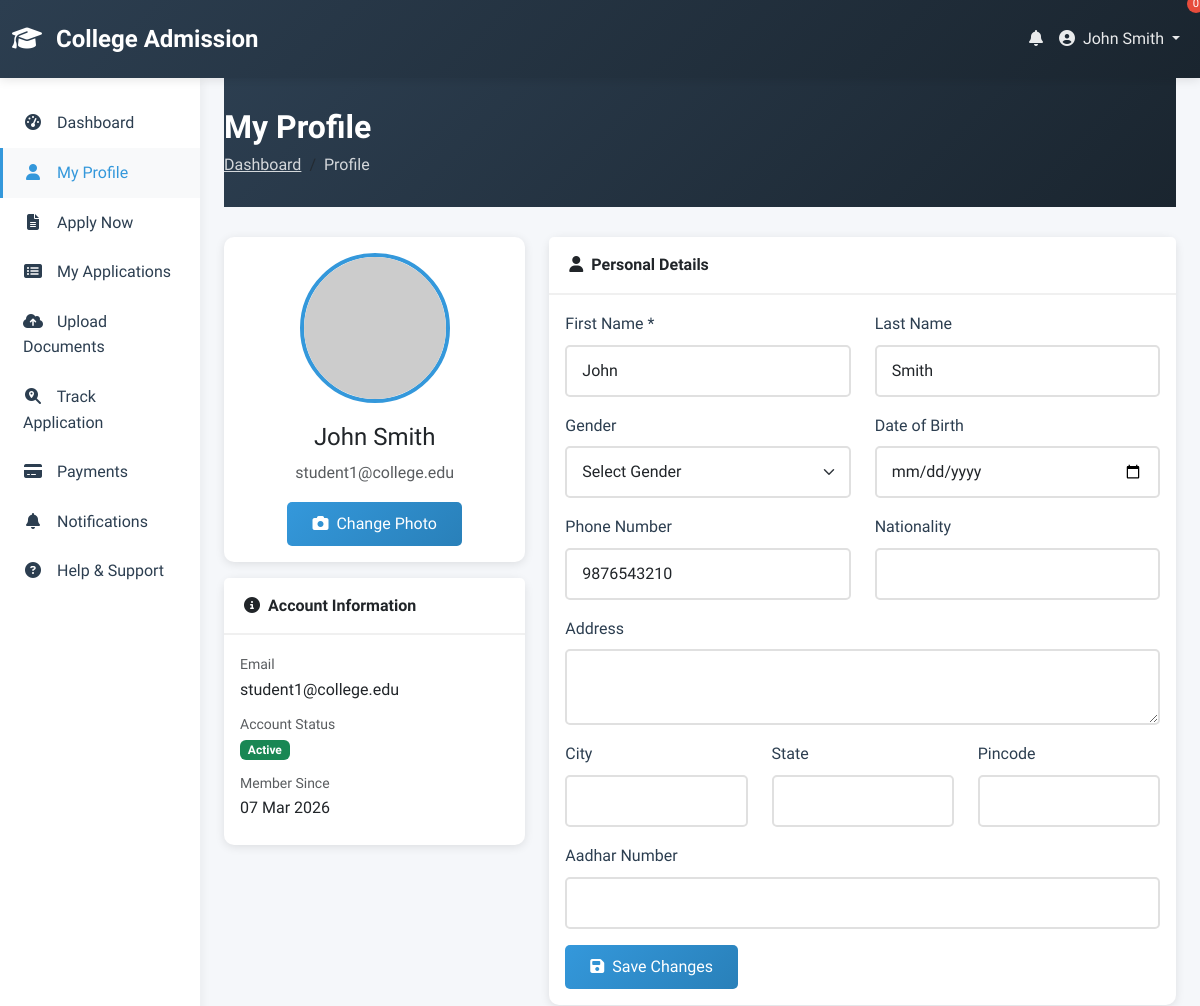
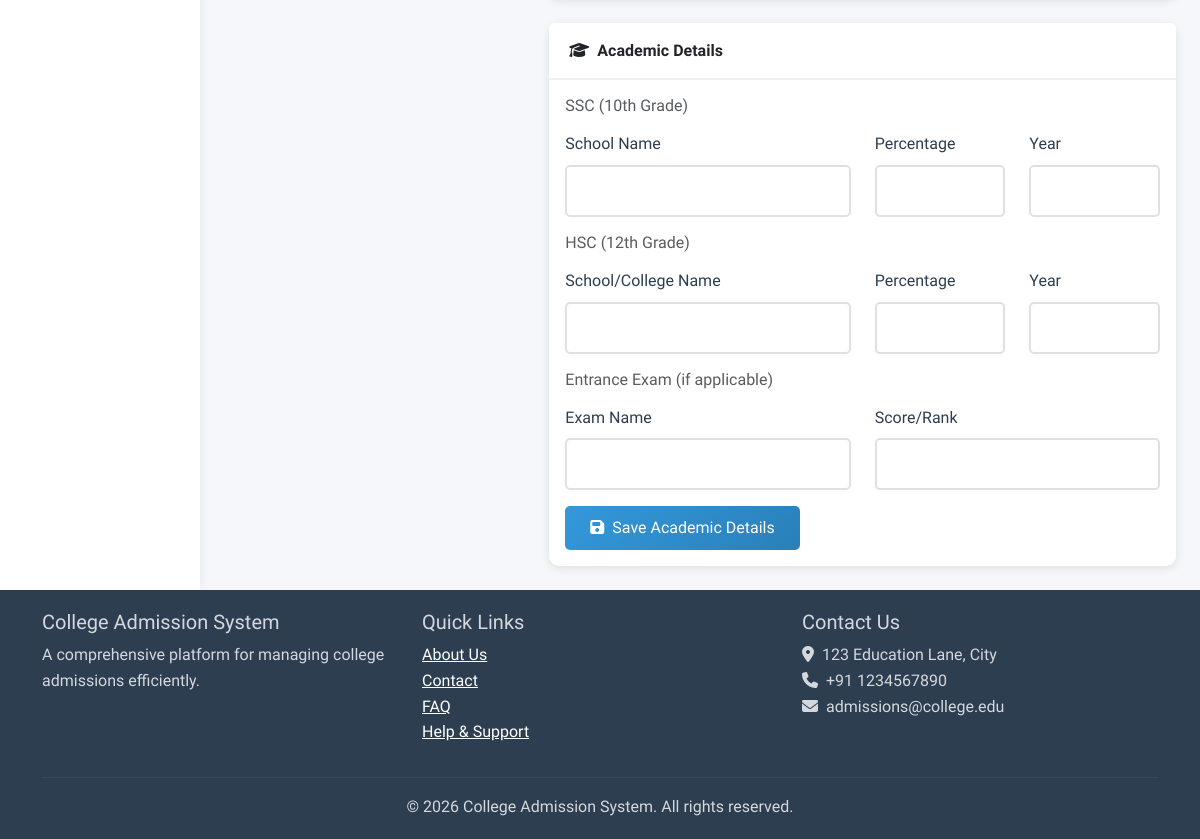
/student/profile.php (signed in), run on the app's committed database (2 pictures, top to bottom).
### tables this page shows
CREATE TABLE IF NOT EXISTS user_profiles (
    id INT PRIMARY KEY AUTO_INCREMENT,
    user_id INT NOT NULL,
    first_name VARCHAR(100) NOT NULL,
    last_name VARCHAR(100),
    gender ENUM('male', 'female', 'other'),
    date_of_birth DATE,
    phone VARCHAR(20),
    address TEXT,
    city VARCHAR(100),
    state VARCHAR(100),
    pincode VARCHAR(20),
    nationality VARCHAR(50),
    aadhar_number VARCHAR(20),
    profile_image VARCHAR(255),
    created_at TIMESTAMP DEFAULT CURRENT_TIMESTAMP,
    updated_at TIMESTAMP DEFAULT CURRENT_TIMESTAMP ON UPDATE CURRENT_TIMESTAMP,
    FOREIGN KEY (user_id) REFERENCES users(id) ON DELETE CASCADE
);

### student/profile.php (the view, shortened to what this page needs)
<?php
require_once '../config/db.php';
require_once '../includes/header.php';
$user_id = $_SESSION['user_id'];
$profile = $conn->query("SELECT * FROM user_profiles WHERE user_id = $user_id")->fetch_assoc();
$academic = $conn->query("SELECT * FROM academic_details WHERE user_id = $user_id")->fetch_assoc();
?>
<div class="container-fluid">
    <div class="row">
        <?php include '../includes/sidebar.php'; ?>
        <main class="col-md-9 ms-sm-auto col-lg-10 px-md-4">
            <div class="page-header">
                <div class="d-flex justify-content-between align-items-center">
                    <div>
                        <h2>My Profile</h2>
                        <nav aria-label="breadcrumb">
                            <ol class="breadcrumb">
                                <li class="breadcrumb-item"><a href="index.php">Dashboard</a></li>
                                <li class="breadcrumb-item active">Profile</li>
                            </ol>
                        </nav>
                    </div>
                </div>
            </div>
            <div class="row">
                <div class="col-md-4 mb-4">
                    <div class="card">
                        <div class="card-body text-center">
                            <div class="profile-image-container">
                                <?php if (!empty($profile['profile_image']) && file_exists('../uploads/images/' . $profile['profile_image'])): ?>
                                <img src="../uploads/images/<?php echo $profile['profile_image']; ?>"
                                     alt="Profile" class="profile-image" id="profileImg">
                                <?php else: ?>
                                <img src="https://via.placeholder.com/150"
                                     alt="Profile" class="profile-image" id="profileImg">
                                <?php endif; ?>
                            </div>
                            <h4 class="mt-3"><?php echo htmlspecialchars($profile['first_name'] . ' ' . $profile['last_name']); ?></h4>
                            <p class="text-muted"><?php echo htmlspecialchars($_SESSION['email']); ?></p>
                            <div class="mt-3">
                                <button class="btn btn-primary" onclick="document.getElementById('profileImageInput').click()">
                                    <i class="fas fa-camera me-2"></i>Change Photo
                                </button>
                            </div>
                        </div>
                    </div>
                    <div class="card mt-3">
                        <div class="card-header">
                            <i class="fas fa-info-circle me-2"></i>Account Information
                        </div>
                        <div class="card-body">
                            <div class="mb-2">
                                <small class="text-muted">Email</small>
                                <p class="mb-0"><?php echo htmlspecialchars($_SESSION['email']); ?></p>
                            </div>
                            <div class="mb-2">
                                <small class="text-muted">Account Status</small>
                                <p class="mb-0">
                                    <span class="badge bg-success">Active</span>
                                </p>
                            </div>
                            <div class="mb-2">
                                <small class="text-muted">Member Since</small>
                                <p class="mb-0"><?php echo date('d M Y', strtotime($profile['created_at'])); ?></p>
                            </div>
                        </div>
                    </div>
                </div>
                <div class="col-md-8">
                    <div class="card mb-4">
                        <div class="card-header">
                            <i class="fas fa-user me-2"></i>Personal Details
                        </div>
                        <div class="card-body">
                            <form method="POST" enctype="multipart/form-data">
                                <div class="row">
                                    <div class="col-md-6 mb-3">
                                        <label class="form-label">First Name *</label>
                                        <input type="text" class="form-control" name="first_name"
                                               value="<?php echo htmlspecialchars($profile['first_name'] ?? ''); ?>" required>
                                    </div>
                                    <div class="col-md-6 mb-3">
                                        <label class="form-label">Last Name</label>
                                        <input type="text" class="form-control" name="last_name"
                                               value="<?php echo htmlspecialchars($profile['last_name'] ?? ''); ?>">
                                    </div>
                                </div>
                                <div class="row">
                                    <div class="col-md-6 mb-3">
                                        <label class="form-label">Gender</label>
                                        <select class="form-select" name="gender">
                                            <option value="">Select Gender</option>
                                        </select>
                                    </div>
                                    <div class="col-md-6 mb-3">
                                        <label class="form-label">Date of Birth</label>
                                        <input type="date" class="form-control datepicker" name="date_of_birth"
                                               value="<?php echo $profile['date_of_birth'] ?? ''; ?>">
                                    </div>
                                </div>
                                <div class="row">
                                    <div class="col-md-6 mb-3">
                                        <label class="form-label">Phone Number</label>
                                        <input type="tel" class="form-control" name="phone"
                                               value="<?php echo htmlspecialchars($profile['phone'] ?? ''); ?>">
                                    </div>
                                    <div class="col-md-6 mb-3">
                                        <label class="form-label">Nationality</label>
                                        <input type="text" class="form-control" name="nationality"
                                               value="<?php echo htmlspecialchars($profile['nationality'] ?? ''); ?>">
                                    </div>
                                </div>
                                <div class="mb-3">
                                    <label class="form-label">Address</label>
                                    <textarea class="form-control" name="address" rows="2"><?php echo htmlspecialchars($profile['address'] ?? ''); ?></textarea>
                                </div>
                                <div class="row">
                                    <div class="col-md-4 mb-3">
                                        <label class="form-label">City</label>
                                        <input type="text" class="form-control" name="city"
                                               value="<?php echo htmlspecialchars($profile['city'] ?? ''); ?>">
                                    </div>
                                    <div class="col-md-4 mb-3">
                                        <label class="form-label">State</label>
                                        <input type="text" class="form-control" name="state"
                                               value="<?php echo htmlspecialchars($profile['state'] ?? ''); ?>">
                                    </div>
                                    <div class="col-md-4 mb-3">
                                        <label class="form-label">Pincode</label>
                                        <input type="text" class="form-control" name="pincode"
                                               value="<?php echo htmlspecialchars($profile['pincode'] ?? ''); ?>">
                                    </div>
                                </div>
                                <div class="mb-3">
                                    <label class="form-label">Aadhar Number</label>
                                    <input type="text" class="form-control" name="aadhar_number"
                                           value="<?php echo htmlspecialchars($profile['aadhar_number'] ?? ''); ?>" maxlength="12">
                                </div>
                                <button type="submit" name="update_profile" class="btn btn-primary">
                                    <i class="fas fa-save me-2"></i>Save Changes
                                </button>
                            </form>
                        </div>
                    </div>
                    <div class="card mb-4">
                        <div class="card-header">
                            <i class="fas fa-graduation-cap me-2"></i>Academic Details
                        </div>
                        <div class="card-body">
                            <form method="POST">
                                <h6 class="text-muted mb-3">SSC (10th Grade)</h6>
                                <div class="row">
                                    <div class="col-md-6 mb-3">
                                        <label class="form-label">School Name</label>
                                        <input type="text" class="form-control" name="ssc_school"
                                               value="<?php echo htmlspecialchars($academic['ssc_school'] ?? ''); ?>">
                                    </div>
                                    <div class="col-md-3 mb-3">
                                        <label class="form-label">Percentage</label>
                                        <input type="number" step="0.01" class="form-control" name="ssc_percentage"
                                               value="<?php echo $academic['ssc_percentage'] ?? ''; ?>" min="0" max="100">
                                    </div>
                                    <div class="col-md-3 mb-3">
                                        <label class="form-label">Year</label>
                                        <input type="number" class="form-control" name="ssc_year"
                                               value="<?php echo $academic['ssc_year'] ?? ''; ?>">
                                    </div>
                                </div>
                                <h6 class="text-muted mb-3">HSC (12th Grade)</h6>
                                <div class="row">
                                    <div class="col-md-6 mb-3">
                                        <label class="form-label">School/College Name</label>
                                        <input type="text" class="form-control" name="hsc_school"
                                               value="<?php echo htmlspecialchars($academic['hsc_school'] ?? ''); ?>">
                                    </div>
                                    <div class="col-md-3 mb-3">
                                        <label class="form-label">Percentage</label>
                                        <input type="number" step="0.01" class="form-control" name="hsc_percentage"
                                               value="<?php echo $academic['hsc_percentage'] ?? ''; ?>" min="0" max="100">
                                    </div>
                                    <div class="col-md-3 mb-3">
                                        <label class="form-label">Year</label>
                                        <input type="number" class="form-control" name="hsc_year"
                                               value="<?php echo $academic['hsc_year'] ?? ''; ?>">
                                    </div>
                                </div>
                                <h6 class="text-muted mb-3">Entrance Exam (if applicable)</h6>
                                <div class="row">
                                    <div class="col-md-6 mb-3">
                                        <label class="form-label">Exam Name</label>
                                        <input type="text" class="form-control" name="entrance_exam_name"
                                               value="<?php echo htmlspecialchars($academic['entrance_exam_name'] ?? ''); ?>">
                                    </div>
                                    <div class="col-md-6 mb-3">
                                        <label class="form-label">Score/Rank</label>
                                        <input type="number" class="form-control" name="entrance_exam_score"
                                               value="<?php echo $academic['entrance_exam_score'] ?? ''; ?>">
                                    </div>
                                </div>
                                <button type="submit" name="update_academic" class="btn btn-primary">
                                    <i class="fas fa-save me-2"></i>Save Academic Details
                                </button>
                            </form>
                        </div>
                    </div>
                </div>
            </div>
        </main>
    </div>
</div>
<?php include '../includes/footer.php'; ?>

### css/style.css (style rules this page uses)
:root { --primary-color: #2c3e50; --secondary-color: #3498db; --accent-color: #e74c3c; --success-color: #27ae60; --warning-color: #f39c12; --info-color: #16a085; --dark-color: #1a252f; --light-color: #ecf0f1; --grey-color: #95a5a6; --white: #ffffff; --shadow: 0 2px 10px rgba(0, 0, 0, 0.1); --transition: all 0.3s ease; }
* { margin: 0; padding: 0; box-sizing: border-box; }
body { font-family: 'Segoe UI', Tahoma, Geneva, Verdana, sans-serif; background-color: #f5f7fa; color: #333; line-height: 1.6; min-height: 100vh; display: flex; flex-direction: column; }
.card { border: none; border-radius: 10px; box-shadow: var(--shadow); transition: var(--transition); }
.card-header { background: var(--white); border-bottom: 2px solid #f0f0f0; font-weight: 600; padding: 15px 20px; }
.btn-primary { background: linear-gradient(135deg, var(--secondary-color), #2980b9); border: none; padding: 10px 25px; border-radius: 5px; font-weight: 500; transition: var(--transition); }
.form-control, .form-select { border: 2px solid #e0e0e0; border-radius: 5px; padding: 12px 15px; transition: var(--transition); }
.form-label { font-weight: 500; color: var(--primary-color); margin-bottom: 8px; }

### css/custom.css (style rules this page uses)
.page-header { background: linear-gradient(135deg, #2c3e50, #1a252f); padding: 30px 0; margin-bottom: 30px; color: white; }
.page-header h2 { font-weight: 600; margin-bottom: 5px; }
.page-header .breadcrumb { background: transparent; padding: 0; margin: 0; }
.page-header .breadcrumb-item, .page-header .breadcrumb-item a { color: rgba(255, 255, 255, 0.8); }
.profile-image-container { position: relative; width: 150px; height: 150px; margin: 0 auto 20px; }
.profile-image { width: 150px; height: 150px; border-radius: 50%; object-fit: cover; border: 4px solid #3498db; }

### includes/header.php (style rules this page uses)
body { font-family: 'Segoe UI', Tahoma, Geneva, Verdana, sans-serif; }

### data on the page
user_profiles: first_name+last_name "John Smith", created_at "07 Mar 2026", first_name "John", last_name "Smith", phone "9876543210"

### other printed values
$_SESSION['user_name'] "John Smith"
$_SESSION['email'] "student1@college.edu"
